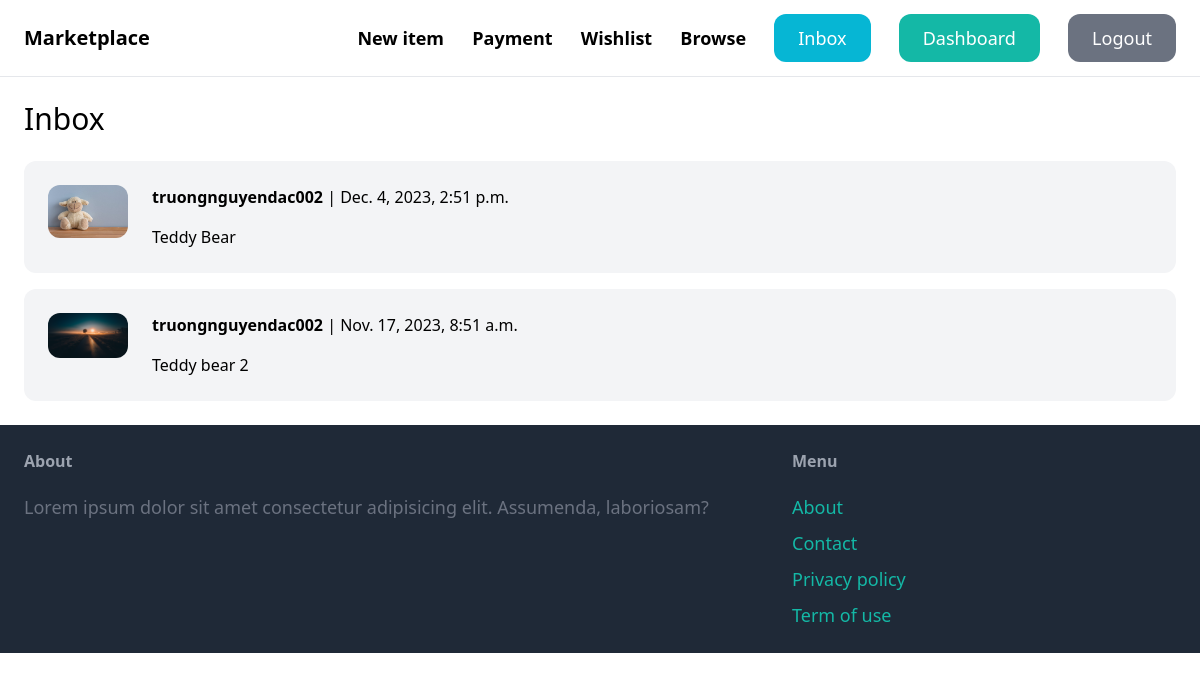
The page /inbox/ (signed in) on the database its author committed.
### conversation/models.py (models this page shows)
class Conversation(models.Model):
    item = models.ForeignKey(Item, related_name = 'conversations', on_delete=models.CASCADE)
    member = models.ManyToManyField(User, related_name= 'conversations')
    created_at = models.DateTimeField(auto_now_add=True)
    modified_at = models.DateTimeField(auto_now=True)
    class Meta:
        ordering = ('-modified_at',)

### item/models.py (models this page shows, shortened)
class Item(models.Model):
    name = models.CharField(max_length=255)
    category = models.ForeignKey(Category, related_name='items', on_delete=models.CASCADE)
    description = models.TextField(blank=True, null=True)
    price = models.FloatField()
    image = models.ImageField(upload_to='item_images', blank=True, null=True)
    is_sold = models.BooleanField(default=False)
    created_by = models.ForeignKey(User, related_name= 'items', on_delete= models.CASCADE)
    created_at = models.DateTimeField(auto_now_add=True)

### conversation/views.py (the view)
# urls.py: path('inbox/', include('conversation.urls')),
@login_required
def inbox(request):
    conversations = Conversation.objects.filter(member__in = [request.user.id])
    return render(request, 'conversation/inbox.html', context={
        'conversations' : conversations,
    })

### conversation/templates/conversation/inbox.html (shortened to what this page needs)
{% extends "core/base.html" %}
{% block content %}
<h1 class="mb-6 text-3xl">Inbox</h1>
<div class="space-y-6">
    {% for conversation in conversations %}
        <a href="{% url "conversation:detail" conversation.id %}">
            <div class="mt-4 p-6 flex bg-gray-100 rounded-xl">
                <div class="pr-6">
                    <img src="{{conversation.item.image.url}}" alt="" class="w-20 rounded-xl ">
                </div>
                <div>
                    {% for member in conversation.member.all %}
                        {% if member != request.user %}
                            <p class="mb-4"><strong>{{member.username}}</strong> | {{conversation.modified_at}} </p>
                            <p>{{conversation.item.name}}</p>
                        {% endif %}
                    {% endfor %}
                </div>
            </div>
        </a>
    {% endfor %}
</div>
{% endblock content %}

### rows shown on the page
Conversation: item.image (picture), modified_at "Dec. 4, 2023, 2:51 p.m.", item.name "Teddy Bear"
Conversation: item.image (picture), modified_at "Nov. 17, 2023, 8:51 a.m.", item.name "Teddy bear 2"

### other values the page prints
{{ member.username }} "truongnguyendac002"
